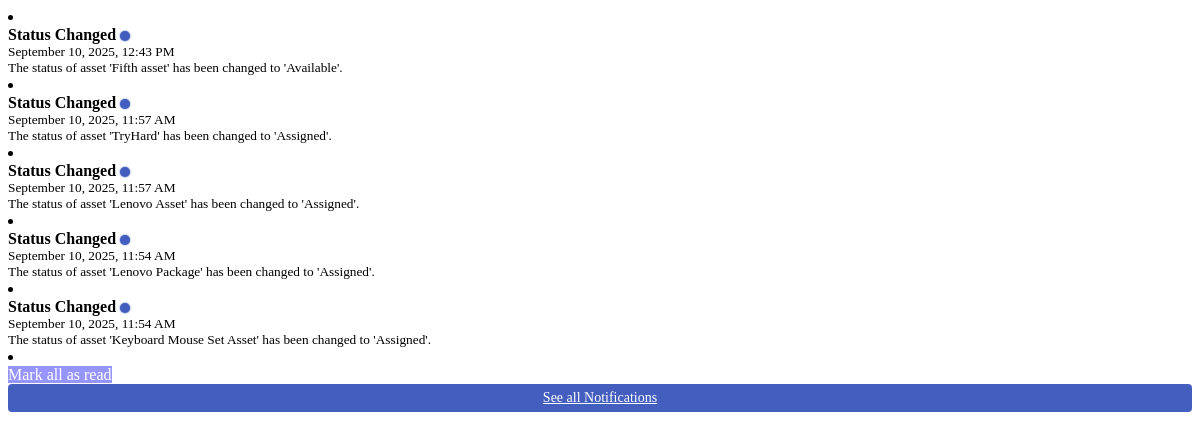
The app's page /notifications/data (signed in) with its own data.
### notifications/models.py (models this page shows)
class UserNotification(models.Model):
    user = models.ForeignKey(User, on_delete=models.SET_NULL, blank = True, null = True)
    notification = models.ForeignKey(Notification, models.DO_NOTHING, blank = True, null = True)
    is_seen = models.BooleanField(default=False)

class Notification(TimeStampModel):
    id = models.UUIDField(primary_key=True, default=uuid.uuid4, editable=False)
    instance_id = models.UUIDField(default=uuid.uuid4, editable=False)
    notification_title = models.CharField(max_length = 255, blank = True, null = True)
    notification_text = models.CharField(max_length = 255, blank = True, null = True)
    icon = models.CharField(max_length = 225, blank = True, null = True)
    link = models.CharField(max_length = 225, blank = True, null = True)
    is_superuser = models.BooleanField(default=False)

### notifications/views.py (the view)
# urls.py: path('data', views.data, name='data'),
@login_required
def data(request):
    return render(request, 'notifications/notification_list.html', {
        'notifications': UserNotification.objects.filter(user=request.user).exclude(notification__instance_id=request.user.id).order_by('-notification__created_at')[0:5]
    })

### templates/notifications/notification_list.html (shortened to what this page needs)
{% load static %}
<link rel="stylesheet" href="{% static '/assets/css/main/app-dark.css' %}">
{% for user_notification in notifications %}
    <li>
        <div class="dropdown-item d-flex p-2 alert alert-dismissible show fade xyz" style="cursor: pointer;">
            <div
                class="justify-content-between px-3"
                {% if user_notification.notification.link is not None %}
                    onclick="location.href='{{user_notification.notification.link}}';"
                    hx-post="{% url 'notifications:seen' user_notification.id %}"
                    hx-headers='{"X-CSRFToken": "{{ csrf_token }}"}'
                    hx-trigger="click"
                {% endif %}
            >
                <div class="d-flex flex-start gap-2" style="flex-direction: column;">
                    <div class="d-flex align-items-center justify-content-between">
                        <strong class="fs-6">{{user_notification.notification.notification_title}}</strong>
                        {% if not user_notification.is_seen %}<div class="unread-dot"></div>{% endif %}
                    </div>
                    <small>{{ user_notification.notification.created_at|date:"F j, Y, g:i A" }}</small>
                </div>
                <small style="text-wrap: wrap;">{{user_notification.notification.notification_text}}</small>
            </div>
        </div>
    </li>
{% endfor %}
{% if notifications  %}
    <li>
        <div class="p-3 d-flex flex-column">
            {% with notifications|length as notification_count %}
                {% if notification_count >= 2 %}
                    <a
                        class="btn btn-sm align-items-center justify-content-center text-white mb-2 mark-all-as-read-notification"
                        hx-post="{% url 'notifications:mark_all_as_read' %}"
                        hx-headers='{"X-CSRFToken": "{{ csrf_token }}"}'
                        hx-trigger="click"
                        hx-swap="none"
                        onclick="removeUnreadDots()"
                    >
                        Mark all as read
                    </a>
                {% endif %}
            {% endwith %}
            <a
                href="{% url 'notifications:list' %}"
                class="btn text-center see-all-notifications btn-sm" >
                <span>See all Notifications</span>
            </a>
        </div>
    </li>
    {% else %}
     <div class="p-3 d-flex flex-column align-items-center">No notifications are available</div>
{% endif %}

### records on screen
UserNotification: notification.notification_title "Status Changed", is_seen False (drawn), notification.created_at "September 10, 2025, 12:43 PM", notification.notification_text "The status of asset 'Fifth asset' has been changed to 'Available'."
UserNotification: notification.notification_title "Status Changed", is_seen False (drawn), notification.created_at "September 10, 2025, 11:57 AM", notification.notification_text "The status of asset 'TryHard' has been changed to 'Assigned'."
UserNotification: notification.notification_title "Status Changed", is_seen False (drawn), notification.created_at "September 10, 2025, 11:57 AM", notification.notification_text "The status of asset 'Lenovo Asset' has been changed to 'Assigned'."
UserNotification: notification.notification_title "Status Changed", is_seen False (drawn), notification.created_at "September 10, 2025, 11:54 AM", notification.notification_text "The status of asset 'Lenovo Package' has been changed to 'Assigned'."
UserNotification: notification.notification_title "Status Changed", is_seen False (drawn), notification.created_at "September 10, 2025, 11:54 AM", notification.notification_text "The status of asset 'Keyboard Mouse Set Asset' has been changed to 'Assigned'."
